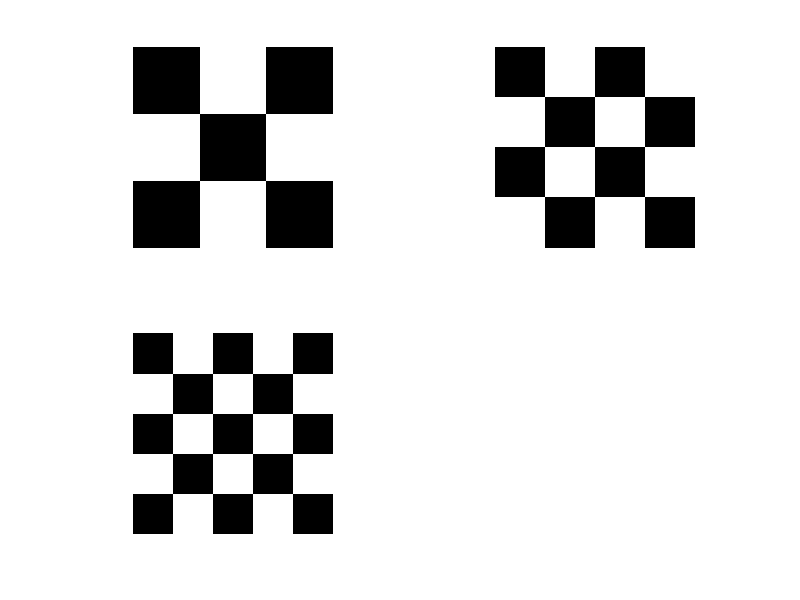

MATLAB code to generate this figure:
height = 3 ;
width = 3 ;
mat1 = zeros(height,3);
tmp = 1 ;
for i = 1:height
    for j = 1:width
        if mod(tmp,2) == 0
            mat1(i,j) = 1;
        end
        tmp = tmp+1;
    end
end
tmp = 1;
subplot(2,2,1)
imshow(mat1)
height = height + 1 ;
width = width + 1 ;
mat2 = zeros(height,width);
for i = 1:height
    for j = 1:width
        if mod(tmp,2) == 0
            mat2(i,j) = 1;
        end
        tmp = tmp+1;
    end
    tmp = tmp+1 ;
end
subplot(2,2,2);
imshow(mat2)
subplot(2,2,3);
height = height+1;
width = width+1;
mat3 = zeros(5);
tmp = 1 ;
for i = 1:height
    for j = 1:width
        if mod(tmp,2) == 0
            mat3(i,j) = 1;
        end
        tmp = tmp+1;
    end
end
imshow(mat3)